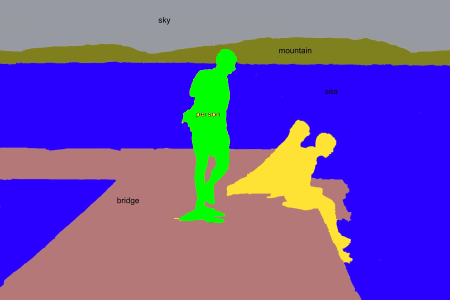
#> input picture image-processing/images/Gz8b7.png, 450 x 300 px; its folder holds only this picture in this run
$ python pedestrian_detection.py --images images
#> lines starting #> are read from the running program, lines starting #| are printed output that depends on the picture; after the words box and inside, x2 and y2 are one past the last pixel; in counts of white or black regions, pixels touching at a corner belong together
# import the necessary packages
from __future__ import print_function
from imutils.object_detection import non_max_suppression
from imutils import paths
import numpy as np
import argparse
import imutils
import cv2
import random
import json

# https://github.com/CityOfLosAngeles/count-machine/blob/5ed4176b8664b3343c0fcdc265733c1c5c6ca871/code/pedestrian_hog.py
def sp_noise(image, prob):
    '''
    Add salt and pepper noise to image
    prob: Probability of the noise
    '''
    output = np.zeros(image.shape, np.uint8)
    thres = 1 - prob
    for i in range(image.shape[0]):
        for j in range(image.shape[1]):
            rdn = random.randint(0, 1)
            if rdn < prob:
                output[i][j] = 0
            elif rdn > thres:
                output[i][j] = 255
            else:
                output[i][j] = image[i][j]
    return output


# construct the argument parse and parse the arguments
ap = argparse.ArgumentParser()
ap.add_argument("-i", "--images", required=True,
                help="path to images directory")
args = vars(ap.parse_args())

# initialize the HOG descriptor/person detector
hog = cv2.HOGDescriptor()
hog.setSVMDetector(cv2.HOGDescriptor_getDefaultPeopleDetector())

# loop over the image paths
for imagePath in paths.list_images(args["images"]):
    # load the image and resize it to (1) reduce detection time
    # and (2) improve detection accuracy
    image = cv2.imread(imagePath)
#> image is the input picture: shape (300, 450, 3); mean B, G, R 170.6, 84, 109.9

    print (image.shape)
#| (300, 450, 3)

    image = imutils.resize(image, width=min(400, image.shape[1]))
#> image: shape (266, 400, 3)
    orig = image.copy()

    print (orig.shape)
#| (266, 400, 3)

    # detect people in the image
    (rects, weights) = hog.detectMultiScale(image, winStride=(4, 4),
                                            padding=(8, 8), scale=1.05)
#> rects = [[138, 15, 97, 194]]; weights = [2.63]

    # draw the original bounding boxes
    for (x, y, w, h) in rects:

        print (x,y,w,h)
        cv2.rectangle(orig, (x, y), (x + w, y + h), (0, 0, 255), 2)

        c = 255 * np.random.randint(low=0, high=2, size=(h,w), dtype="i")
        image[y:(y+h),x:(x+w),0] = c
        image[y:(y+h),x:(x+w),1] = c
        image[y:(y+h),x:(x+w),2] = c
#> this loop made 1 pass
#| 138 15 97 194
#> pass 1, `c = 255 * np.random.randint(low=0, high=2, size=(h,w), dtype="i")`:
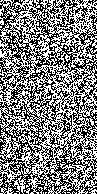
#> c: shape (194, 97) int32; 50.4% white; black in thin lines or dots
#> after the loop:
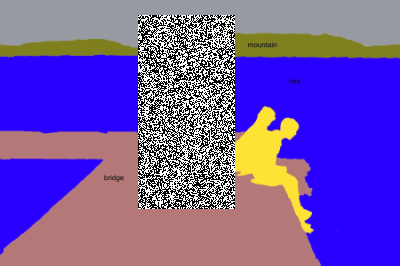
#> image: shape (266, 400, 3); mean B, G, R 171, 84.6, 114.8
#> after the loop:
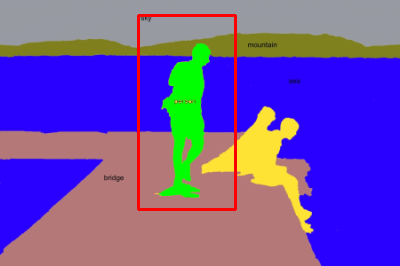
#> orig: shape (266, 400, 3); mean B, G, R 168.1, 82.3, 111.9

        # [14 lines of commented-out code are left out]

    cv2.imwrite('sp_noise.jpg', image)
    # apply non-maxima suppression to the bounding boxes using a
    # fairly large overlap threshold to try to maintain overlapping
    # boxes that are still people
    rects = np.array([[x, y, x + w, y + h] for (x, y, w, h) in rects])
#> rects = [[138, 15, 235, 209]]
    pick = non_max_suppression(rects, probs=None, overlapThresh=0.65)
#> pick = [[138, 15, 235, 209]]

    # draw the final bounding boxes
    for (xA, yA, xB, yB) in pick:
        cv2.rectangle(image, (xA, yA), (xB, yB), (0, 255, 0), 2)
#> this loop made 1 pass
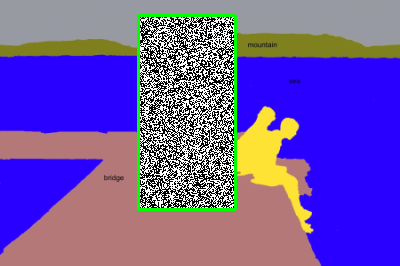
#> image: shape (266, 400, 3); 1.64% of pixels changed, all inside (x1, y1, x2, y2) = (137, 14, 237, 211)

    # show some information on the number of bounding boxes
    filename = imagePath[imagePath.rfind("/") + 1:]
    print("[INFO] {}: {} original boxes, {} after suppression".format(
        filename, len(rects), len(pick)))
#| [INFO] Gz8b7.png: 1 original boxes, 1 after suppression

    # show the output images
    cv2.imshow("Before NMS", orig)
    cv2.imshow("After NMS", image)
    cv2.waitKey(0)

$ run again, on image-processing/images/Gz8b8.png
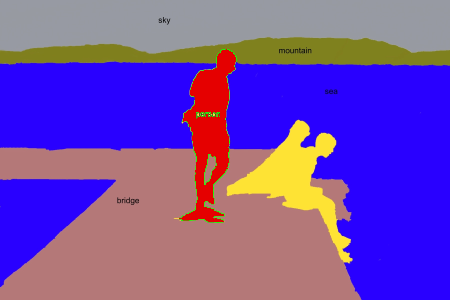
#> input picture image-processing/images/Gz8b8.png, 450 x 300 px
#> image is the input picture: shape (300, 450, 3); mean B, G, R 170.6, 75.3, 117.7
#| (300, 450, 3)
#| (266, 400, 3)
#> `(rects, weights) = hog.detectMultiScale(image, winStride=(4, 4), paddi..`: rects = [[139, 16, 97, 193]]; weights = [2.79]
#> the loop `for (x, y, w, h) in rects: ` made 1 pass
#> (printed output is left out)
#> after the loop `for (x, y, w, h) in rects:`:
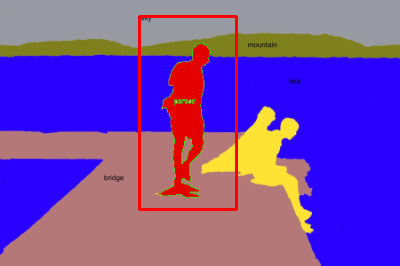
#> orig: shape (266, 400, 3); mean B, G, R 168.1, 73.6, 119.7
#> `rects = np.array([[x, y, x + w, y + h] for (x, y, w, h) in rects])`: rects = [[139, 16, 236, 209]]
#> the loop `for (xA, yA, xB, yB) in pick:` made 1 pass
#> after the loop `for (xA, yA, xB, yB) in pick:`:
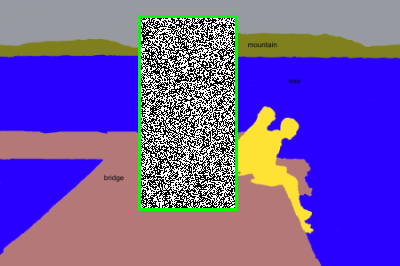
#> image: shape (266, 400, 3); mean B, G, R 168.8, 86.9, 112.6
#| [INFO] Gz8b8.png: 1 original boxes, 1 after suppression
